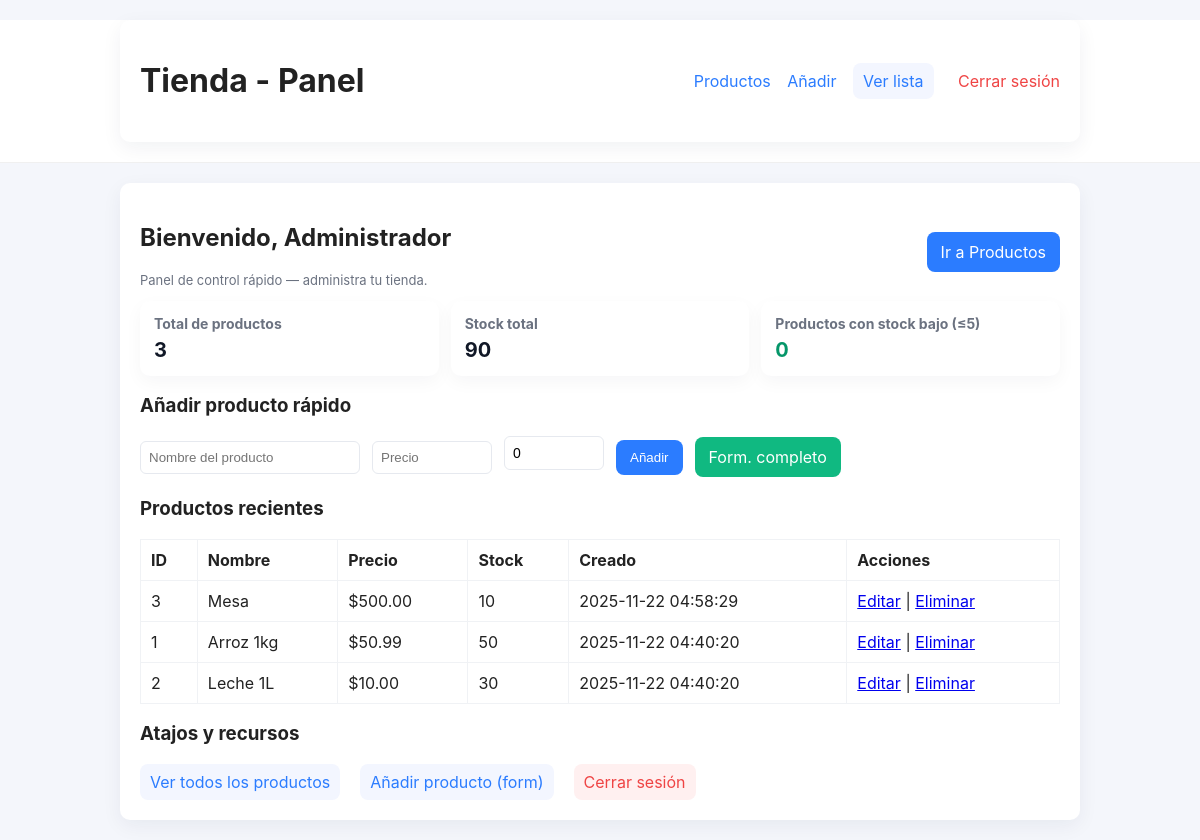
/dashboard.php (signed in), run on the app's committed database.
### tables this page shows
CREATE TABLE `products` (
  `id` int(11) NOT NULL,
  `name` varchar(150) NOT NULL,
  `price` decimal(10,2) NOT NULL,
  `stock` int(11) NOT NULL DEFAULT 0,
  `created_at` timestamp NOT NULL DEFAULT current_timestamp()
);

### dashboard.php (the view, shortened to what this page needs)
<?php
include "conexion.php";
$row = $conexion->query("SELECT COUNT(*) as total_products FROM products")->fetch_assoc();
$total_products = $row['total_products'] ?? 0;
$row = $conexion->query("SELECT SUM(stock) as total_stock FROM products")->fetch_assoc();
$total_stock = $row['total_stock'] ?? 0;
$row = $conexion->query("SELECT COUNT(*) as low_stock FROM products WHERE stock <= 5")->fetch_assoc();
$low_stock = $row['low_stock'] ?? 0;
$res_recent = $conexion->query("SELECT * FROM products ORDER BY created_at DESC LIMIT 6");
?>
<!DOCTYPE html>
<html lang="es">
<head>
  <link rel="stylesheet" href="assets/css/style.css">
</head>
<body>
<header class="topbar">
  <div class="container">
    <h1>Tienda - Panel</h1>
    <nav>
      <a href="products.php">Productos</a>
      <a href="product_add.php">Añadir</a>
      <a href="products.php" class="shortcut">Ver lista</a>
      <a href="logout.php" style="color:#ef4444">Cerrar sesión</a>
    </nav>
  </div>
</header>
<main class="container">
  <div style="display:flex; justify-content:space-between; align-items:center; gap:12px; flex-wrap:wrap;">
    <div>
      <h2>Bienvenido, <?=htmlspecialchars($_SESSION['user_name'])?></h2>
      <p class="muted">Panel de control rápido — administra tu tienda.</p>
    </div>
    <div style="text-align:right;">
      <a class="btn" href="products.php">Ir a Productos</a>
    </div>
  </div>
  <div class="stats" role="region" aria-label="Estadísticas rápidas">
    <div class="stat-card">
      <h3>Total de productos</h3>
      <p><?=number_format($total_products)?></p>
    </div>
    <div class="stat-card">
      <h3>Stock total</h3>
      <p><?=number_format($total_stock)?></p>
    </div>
    <div class="stat-card">
      <h3>Productos con stock bajo (≤5)</h3>
      <p style="color:<?= $low_stock>0 ? '#b91c1c' : '#059669' ?>"><?=number_format($low_stock)?></p>
    </div>
  </div>
  <section aria-labelledby="quickAddTitle">
    <h3 id="quickAddTitle">Añadir producto rápido</h3>
    <form method="post" class="quick-add" id="quickAddForm" style="align-items:center;">
      <input name="q_name" placeholder="Nombre del producto" style="padding:8px;border-radius:6px;border:1px solid #e6e9ef;min-width:220px" required>
      <input name="q_price" placeholder="Precio" style="padding:8px;border-radius:6px;border:1px solid #e6e9ef;width:120px" required>
      <input name="q_stock" type="number" min="0" placeholder="Stock" style="padding:8px;border-radius:6px;border:1px solid #e6e9ef;width:100px" value="0" required>
      <button type="submit" name="quick_add" class="btn">Añadir</button>
      <a class="btn" href="product_add.php" style="background:#10b981">Form. completo</a>
    </form>
  </section>
  <section class="recent-list" aria-labelledby="recentTitle">
    <h3 id="recentTitle">Productos recientes</h3>
    <table class="table" style="margin-top:8px">
      <thead><tr><th>ID</th><th>Nombre</th><th>Precio</th><th>Stock</th><th>Creado</th><th>Acciones</th></tr></thead>
      <tbody>
        <?php if($res_recent && $res_recent->num_rows > 0): ?>
          <?php while($r = $res_recent->fetch_assoc()): ?>
            <tr>
              <td><?=$r['id']?></td>
              <td><?=htmlspecialchars($r['name'])?></td>
              <td>$<?=number_format($r['price'],2)?></td>
              <td><?=intval($r['stock'])?></td>
              <td><?=htmlspecialchars($r['created_at'])?></td>
              <td><a href="product_edit.php?id=<?=$r['id']?>">Editar</a> | <a href="products.php?delete=<?=$r['id']?>" onclick="return confirm('Eliminar producto?')">Eliminar</a></td>
            </tr>
          <?php endwhile; ?>
        <?php else: ?>
          <tr><td colspan="6">No hay productos recientes.</td></tr>
        <?php endif; ?>
      </tbody>
    </table>
  </section>
  <section style="margin-top:18px">
    <h3>Atajos y recursos</h3>
    <div style="display:flex;gap:12px;flex-wrap:wrap;align-items:center">
      <a class="shortcut" href="products.php">Ver todos los productos</a>
      <a class="shortcut" href="product_add.php">Añadir producto (form)</a>
      <a class="shortcut" href="logout.php" style="background:#fff0f0;color:#ef4444">Cerrar sesión</a>
    </div>
  </section>
</main>
</body>
</html>

### assets/css/style.css (style rules this page uses)
:root { --primary:#2b7cff; --bg:#f4f6fb; --card:#ffffff; --text:#222; }
* { box-sizing:border-box }
body { font-family:Inter,Arial,Helvetica,sans-serif;margin:0;background:var(--bg);color:var(--text);-webkit-font-smoothing:antialiased }
.container { width:95%;max-width:960px;margin:20px auto;padding:20px;background:var(--card);border-radius:10px;box-shadow:0 6px 20px rgba(20,30,60,0.06) }
.topbar { background:var(--card);border-bottom:1px solid rgba(0,0,0,0.06) }
.topbar .container { display:flex;justify-content:space-between;align-items:center }
.topbar nav a { margin-left:12px;color:var(--primary);text-decoration:none }
input[type=text], input[type=password], input[type=number], textarea, select { width:100%;padding:10px;border:1px solid #e6e9ef;border-radius:8px;font-size:14px;margin-bottom:8px }
.btn { background:var(--primary);color:#ffffff;padding:10px 14px;border-radius:8px;border:none;cursor:pointer;text-decoration:none;display:inline-block }
.table { width:100%;border-collapse:collapse;margin-top:14px }
.table th,.table td { padding:10px;border:1px solid #f0f2f5;text-align:left }
.muted { color:#6b7280;font-size:13px;margin-top:12px }

### dashboard.php (style rules this page uses)
.stats { display:flex; gap:12px; margin-bottom:18px; flex-wrap:wrap; }
.stat-card { flex:1; min-width:160px; padding:14px; border-radius:10px; background:#fff; box-shadow:0 6px 18px rgba(10,20,50,0.04); }
.stat-card h3 { margin:0 0 6px; font-size:14px; color:#6b7280; }
.stat-card p { margin:0; font-size:20px; font-weight:700; color:#111827; }
.quick-add { margin-top:10px; display:flex; gap:12px; flex-wrap:wrap; align-items:center; }
.recent-list { margin-top:12px; }
.shortcut { display:inline-block; margin-right:8px; padding:8px 10px; border-radius:8px; background:#f3f6ff; color:var(--primary); text-decoration:none; }

### data on the page
products: id "3", name "Mesa", price "500.00", stock "10", created_at "2025-11-22 04:58:29"
products: id "1", name "Arroz 1kg", price "50.99", stock "50", created_at "2025-11-22 04:40:20"
products: id "2", name "Leche 1L", price "10.00", stock "30", created_at "2025-11-22 04:40:20"

### other printed values
$_SESSION['user_name'] "Administrador"
$total_products "3"
$total_stock "90"
$low_stock "0"
